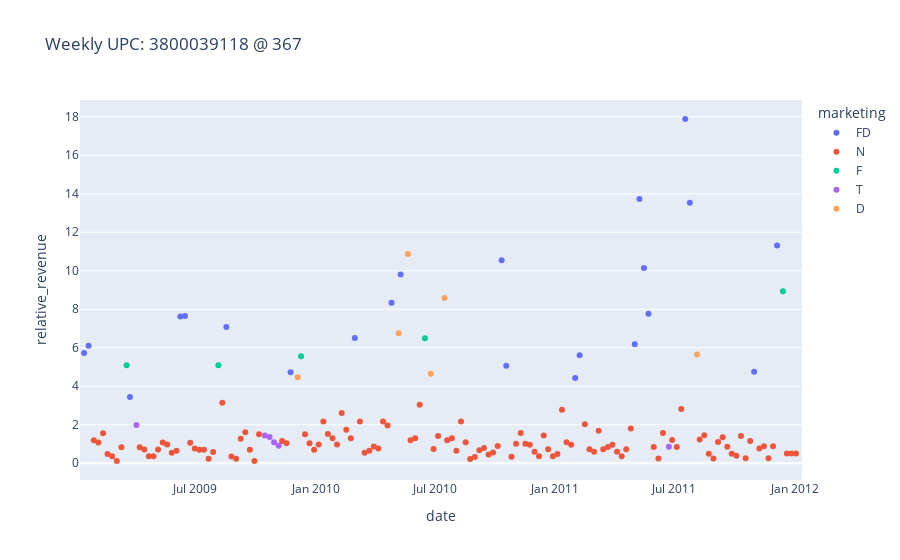

Notebook source saved alongside this figure:
### Code cell
def plot_upcstoreweek(upc, store_id):
    fig = px.strip(
        df_upcstoreweek[(df_upcstoreweek.UPC == upc) & (df_upcstoreweek.store_id == store_id)], 
        y = 'relative_revenue', 
        x = 'date', 
        color = 'marketing',
        title = f'Weekly UPC: {upc} @ {store_id}'
    )
    return fig
plot_upcstoreweek(3800039118, 367)

### Figure 1 — Plotly figure (JSON) as saved in the notebook; plotly's stock layout.template omitted (floating-point values rounded to 4 significant figures)
{"data": [{"alignmentgroup": "True", "boxpoints": "all", "fillcolor": "rgba(255,255,255,0)", "hoveron": "points", "hovertemplate": "marketing=FD<br>date=%{x}<br>relative_revenue=%{y}<extra></extra>", "legendgroup": "FD", "line": {"color": "rgba(255,255,255,0)"}, "marker": {"color": "#636efa"}, "name": "FD", "offsetgroup": "FD", "orientation": "v", "pointpos": 0, "showlegend": true, "type": "box", "x": ["2009-01-14", "2009-01-21", "2009-03-25", "2009-06-10", "2009-06-17", "2009-08-19", "2009-11-25", "2010-03-03", "2010-04-28", "2010-05-12", "2010-10-13", "2010-10-20", "2011-02-02", "2011-02-09", "2011-05-04", "2011-05-11", "2011-05-18", "2011-05-25", "2011-07-20", "2011-07-27", "2011-11-02", "2011-12-07"], "x0": " ", "xaxis": "x", "y": [5.721, 6.109, 3.436, 7.626, 7.655, 7.081, 4.721, 6.511, 8.341, 9.801, 10.55, 5.059, 4.431, 5.606, 6.184, 13.73, 10.14, 7.771, 17.88, 13.54, 4.759, 11.31], "y0": " ", "yaxis": "y"}, {"alignmentgroup": "True", "boxpoints": "all", "fillcolor": "rgba(255,255,255,0)", "hoveron": "points", "hovertemplate": "marketing=N<br>date=%{x}<br>relative_revenue=%{y}<extra></extra>", "legendgroup": "N", "line": {"color": "rgba(255,255,255,0)"}, "marker": {"color": "#EF553B"}, "name": "N", "offsetgroup": "N", "orientation": "v", "pointpos": 0, "showlegend": true, "type": "box", "x": ["2009-01-28", "2009-02-04", "2009-02-11", "2009-02-18", "2009-02-25", "2009-03-04", "2009-03-11", "2009-04-08", "2009-04-15", "2009-04-22", "2009-04-29", "2009-05-06", "2009-05-13", "2009-05-20", "2009-05-27", "2009-06-03", "2009-06-24", "2009-07-01", "2009-07-08", "2009-07-15", "2009-07-22", "2009-07-29", "2009-08-12", "2009-08-26", "2009-09-02", "2009-09-09", "2009-09-16", "2009-09-23", "2009-09-30", "2009-10-07", "2009-11-11", "2009-11-18", "2009-12-16", "2009-12-23", "2009-12-30", "2010-01-06", "2010-01-13", "2010-01-20", "2010-01-27", "2010-02-03", "2010-02-10", "2010-02-17", "2010-02-24", "2010-03-10", "2010-03-17", "2010-03-24", "2010-03-31", "2010-04-07", "2010-04-14", "2010-04-21", "2010-05-26", "2010-06-02", "2010-06-09", "2010-06-30", "2010-07-07", "2010-07-21", "2010-07-28", "2010-08-04", "2010-08-11", "2010-08-18", "2010-08-25", "2010-09-01", "2010-09-08", "2010-09-15", "2010-09-22", "2010-09-29", "2010-10-06", "2010-10-27", "2010-11-03", "2010-11-10", "2010-11-17", "2010-11-24", "2010-12-01", "2010-12-08", "2010-12-15", "2010-12-22", "2010-12-29", "2011-01-05", "2011-01-12", "2011-01-19", "2011-01-26", "2011-02-16", "2011-02-23", "2011-03-02", "2011-03-09", "2011-03-16", "2011-03-23", "2011-03-30", "2011-04-06", "2011-04-13", "2011-04-20", "2011-04-27", "2011-06-01", "2011-06-08", "2011-06-15", "2011-06-29", "2011-07-06", "2011-07-13", "2011-08-10", "2011-08-17", "2011-08-24", "2011-08-31", "2011-09-07", "2011-09-14", "2011-09-21", "2011-09-28", "2011-10-05", "2011-10-12", "2011-10-19", "2011-10-26", "2011-11-09", "2011-11-16", "2011-11-23", "2011-11-30", "2011-12-21", "2011-12-28", "2012-01-04"], "x0": " ", "xaxis": "x", "y": [1.195, 1.075, 1.553, 0.4779, 0.3584, 0.1195, 0.8363, 0.8363, 0.7169, 0.3584, 0.3584, 0.7169, 1.075, 0.9772, 0.5429, 0.6515, 1.068, 0.7601, 0.6951, 0.6951, 0.2317, 0.5792, 3.149, 0.3475, 0.2317, 1.274, 1.607, 0.6951, 0.1158, 1.506, 1.158, 1.043, 1.506, 1.043, 0.6951, 0.9772, 2.172, 1.52, 1.303, 0.9772, 2.606, 1.737, 1.303, 2.172, 0.5429, 0.6515, 0.8687, 0.7601, 2.172, 1.954, 1.194, 1.303, 3.04, 0.7423, 1.412, 1.194, 1.303, 0.6515, 2.172, 1.086, 0.2172, 0.3257, 0.6689, 0.7855, 0.4489, 0.5611, 0.8977, 0.3366, 1.01, 1.571, 1.01, 0.9645, 0.6028, 0.3617, 1.447, 0.7234, 0.3617, 0.4823, 2.773, 1.085, 0.9645, 2.019, 0.7234, 0.6028, 1.688, 0.7234, 0.844, 0.9645, 0.6028, 0.3617, 0.7234, 1.808, 0.844, 0.2411, 1.567, 1.206, 0.844, 2.815, 1.227, 1.46, 0.491, 0.2455, 1.105, 1.35, 0.8592, 0.491, 0.3868, 1.418, 0.2578, 1.16, 0.7604, 0.8872, 0.2535, 0.8872, 0.507, 0.507, 0.507], "y0": " ", "yaxis": "y"}, {"alignmentgroup": "True", "boxpoints": "all", "fillcolor": "rgba(255,255,255,0)", "hoveron": "points", "hovertemplate": "marketing=F<br>date=%{x}<br>relative_revenue=%{y}<extra></extra>", "legendgroup": "F", "line": {"color": "rgba(255,255,255,0)"}, "marker": {"color": "#00cc96"}, "name": "F", "offsetgroup": "F", "orientation": "v", "pointpos": 0, "showlegend": true, "type": "box", "x": ["2009-03-18", "2009-08-05", "2009-12-09", "2010-06-16", "2011-12-14"], "x0": " ", "xaxis": "x", "y": [5.084, 5.091, 5.552, 6.497, 8.934], "y0": " ", "yaxis": "y"}, {"alignmentgroup": "True", "boxpoints": "all", "fillcolor": "rgba(255,255,255,0)", "hoveron": "points", "hovertemplate": "marketing=T<br>date=%{x}<br>relative_revenue=%{y}<extra></extra>", "legendgroup": "T", "line": {"color": "rgba(255,255,255,0)"}, "marker": {"color": "#ab63fa"}, "name": "T", "offsetgroup": "T", "orientation": "v", "pointpos": 0, "showlegend": true, "type": "box", "x": ["2009-04-01", "2009-10-14", "2009-10-21", "2009-10-28", "2009-11-04", "2011-06-22"], "x0": " ", "xaxis": "x", "y": [1.989, 1.447, 1.356, 1.085, 0.9042, 0.857], "y0": " ", "yaxis": "y"}, {"alignmentgroup": "True", "boxpoints": "all", "fillcolor": "rgba(255,255,255,0)", "hoveron": "points", "hovertemplate": "marketing=D<br>date=%{x}<br>relative_revenue=%{y}<extra></extra>", "legendgroup": "D", "line": {"color": "rgba(255,255,255,0)"}, "marker": {"color": "#FFA15A"}, "name": "D", "offsetgroup": "D", "orientation": "v", "pointpos": 0, "showlegend": true, "type": "box", "x": ["2009-12-02", "2010-05-05", "2010-05-19", "2010-06-23", "2010-07-14", "2011-08-03"], "x0": " ", "xaxis": "x", "y": [4.466, 6.759, 10.87, 4.649, 8.578, 5.643], "y0": " ", "yaxis": "y"}], "layout": {"boxmode": "group", "legend": {"title": {"text": "marketing"}, "tracegroupgap": 0}, "title": {"text": "Weekly UPC: 3800039118 @ 367"}, "xaxis": {"anchor": "y", "domain": [0, 1], "title": {"text": "date"}}, "yaxis": {"anchor": "x", "domain": [0, 1], "title": {"text": "relative_revenue"}}}}
